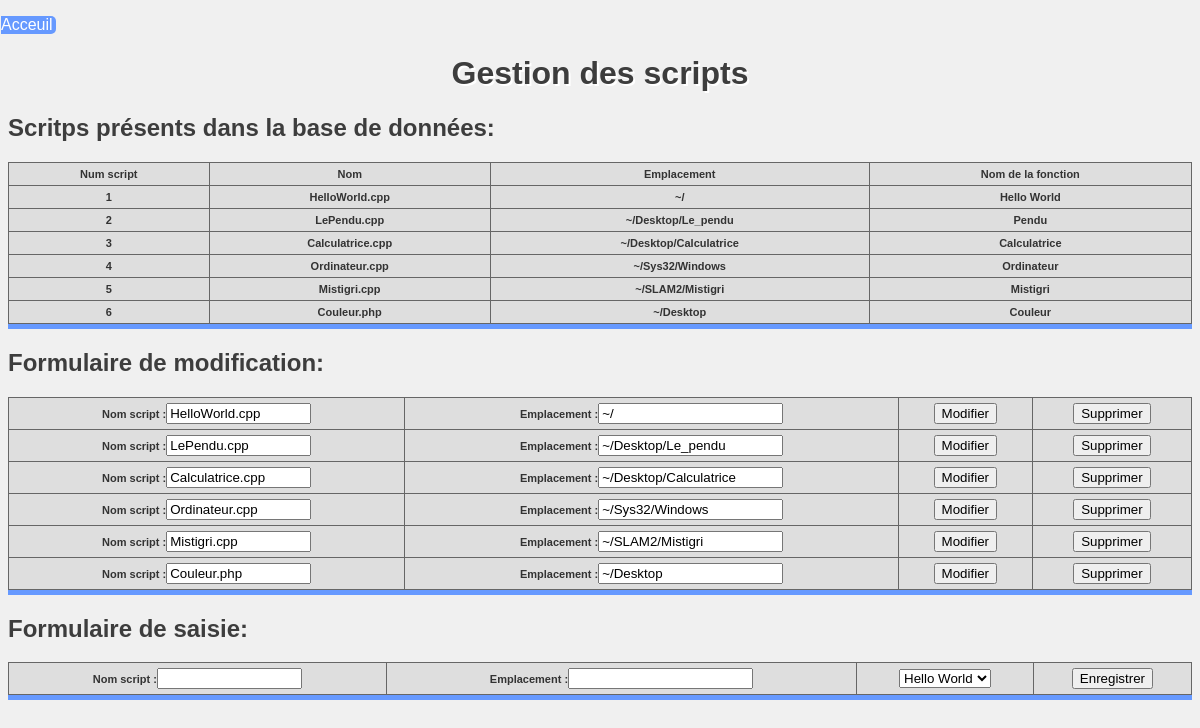
Screenshot of /script.php with the database file from the repository.
### tables this page shows
create table Script(
    scrNum tinyint,
    scrNom varchar(40),
    scrEmplacement varchar(40),
    fonNum tinyint NOT NULL,
    primary key(scrNum));

create table Fonction(
    fonNum tinyint AUTO_INCREMENT,
    fonNom varchar(40),
    fonDate date,
    fonStatut varchar(40),
    fonRole varchar(40),
    proNum tinyint NOT NULL,
    primary key(fonNum));

### script.php (the view, shortened to what this page needs)
<!DOCTYPE html>
<html>
<link rel="stylesheet" href="site.css"/>
	<head>
	</head>
	<div class="accueil"><p><a href="index.php"/>Acceuil</a></p></div>
	<center><h1>Gestion des scripts</h1></center>
	<body>
		<div class="tab">
		<p><h2>Scritps présents dans la base de données: </h2></p>
			<table>
				<thead>
					<tr>
						<th>Num script</th>
						<th>Nom</th>
						<th>Emplacement</th>
						<th>Nom de la fonction</th>
					</tr>
				</thead>
				<tbody>
				<?php
					$sql="select Script.*, fonNom from Script natural join Fonction";
					$result=mysql_query($sql);
					while($array=mysql_fetch_array($result))
					{
						$nomF=$array['fonNom'];
						$nom=$array['scrNom'];
						$emplacement=$array['scrEmplacement'];
						$num=$array['scrNum'];
					?>
					<tr>
						<th><?=$num?></th>
						<th><?=$nom?></th>
						<th><?=$emplacement?></th>
						<th><?=$nomF?></th>
					</tr>
				<?
					}
				?>
				</tbody>
			</table>
			</div>
			<p><h2>Formulaire de modification: </h2></p>
			<div class="tab">
			<table>
			<?
				$sql="select Script.* from Script";
				$result=mysql_query($sql);
				while($array=mysql_fetch_array($result))
				{
					$nom=$array['scrNom'];
					$emplacement=$array['scrEmplacement'];
			?><tr>
			<form name="modif" method="post" action="">
				<th>Nom script :<input type="text" name="inputNom" value="<?=$nom?>" size="15"/></th>
				<th>Emplacement :<input type="text" name="inputEmplacement" value="<?=$emplacement?>" size="20"/></th>
				<th><input type="submit" name="actionModification" value="Modifier"/></th>
			</form>
                        <form name="fSuppression" method="POST" action="">
                                <th><input type="submit" name="actionSupprimer" value="Supprimer"/></th>
                        </form>
			</tr>
			<? 	} ?>
			</table>
			</div>
		<div class="tab">
			<p><h2>Formulaire de saisie: </h2></p>
			<table>
				<form name="fAjoutFonction" method="POST" action="">
					<th>Nom script :<input type="text" name="inputNom" size="15"/></th>
					<th>Emplacement :<input type="text" name="inputEmplacement" size="20"/></th>
					<th><select name="fonNom">
						<?
							$result= mysql_query("SELECT fonNum, fonNom FROM Fonction");
							while($row = mysql_fetch_assoc($result)){
							echo ('<option value="'.$row['fonNum'].'">'.$row['fonNom'].'</option>');
							}
						?>
					</select></th>
					<th><input type="submit" name="actionAjout" value="Enregistrer"/></th>
				</form>
			</table>
		</div>
	</body>
</html>

### site.css (style rules this page uses)
body { background:#F0F0F0; color:#3d3d3d; font-family: verdana,arial,sans-serif; }
a { text-decoration:none; color:black; }
h1 { text-shadow: 2px 2px #FFF; }
.accueil a { color:white; margin-right:0px; margin-left:-7px; display:block; background:#6699FF; width:55px; border-top-right-radius:5px; border-bottom-right-radius:5px; padding-left:0px; }
.tab { border-bottom: 5px solid #6699FF; }
table { font-size:11px; color:#333333; border-width: 1px; border-color: #666666; border-collapse: collapse; width:100%; }
table th { border-width: 1px; padding: 5px; border-style: solid; border-color: #666666; background-color: #dedede; }

### rows the page displays
script: scrNum "1", scrNom "HelloWorld.cpp", scrEmplacement "~/", fonNum.fonNom "Hello World", inputNom "HelloWorld.cpp", inputEmplacement "~/"
script: scrNum "2", scrNom "LePendu.cpp", scrEmplacement "~/Desktop/Le_pendu", fonNum.fonNom "Pendu", inputNom "LePendu.cpp", inputEmplacement "~/Desktop/Le_pendu"
script: scrNum "3", scrNom "Calculatrice.cpp", scrEmplacement "~/Desktop/Calculatrice", fonNum.fonNom "Calculatrice", inputNom "Calculatrice.cpp", inputEmplacement "~/Desktop/Calculatrice"
script: scrNum "4", scrNom "Ordinateur.cpp", scrEmplacement "~/Sys32/Windows", fonNum.fonNom "Ordinateur", inputNom "Ordinateur.cpp", inputEmplacement "~/Sys32/Windows"
script: scrNum "5", scrNom "Mistigri.cpp", scrEmplacement "~/SLAM2/Mistigri", fonNum.fonNom "Mistigri", inputNom "Mistigri.cpp", inputEmplacement "~/SLAM2/Mistigri"
script: scrNum "6", scrNom "Couleur.php", scrEmplacement "~/Desktop", fonNum.fonNom "Couleur", inputNom "Couleur.php", inputEmplacement "~/Desktop"

### other values shown
form field fonNom "Hello World"
